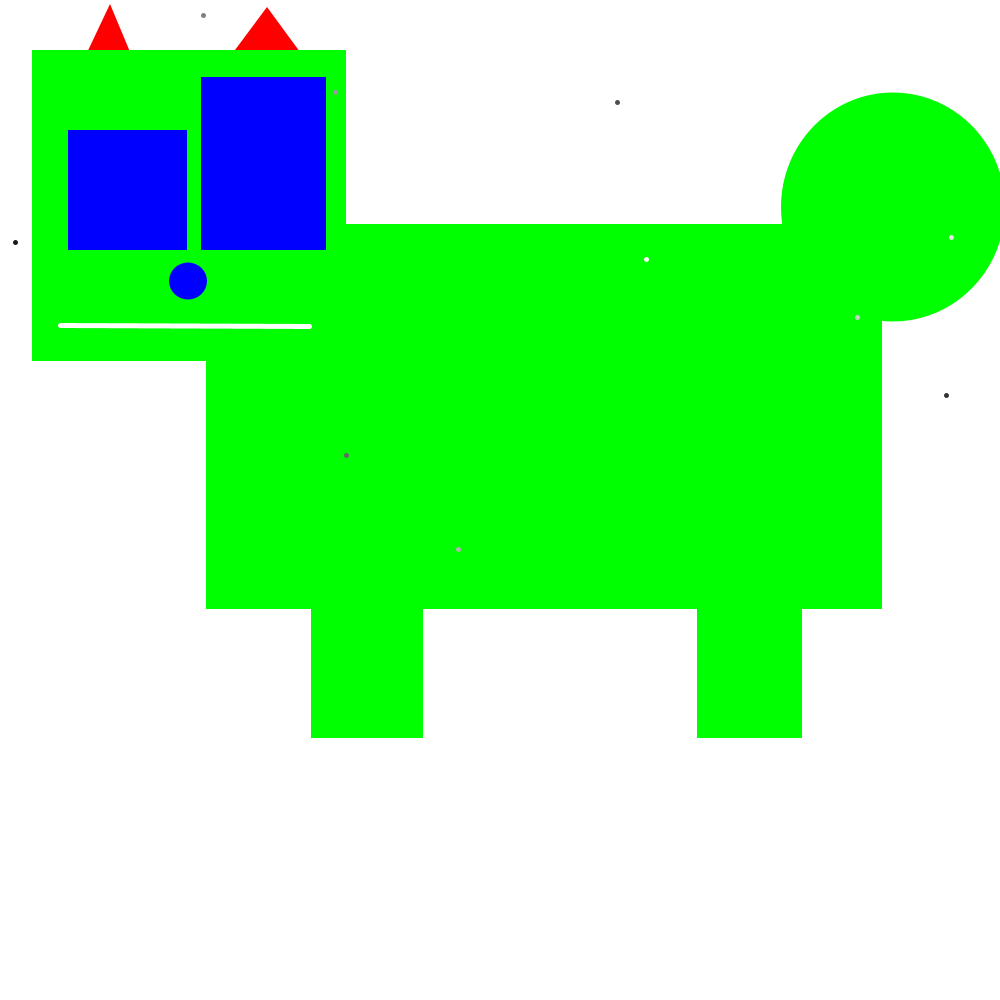
Frame 1 (no input)
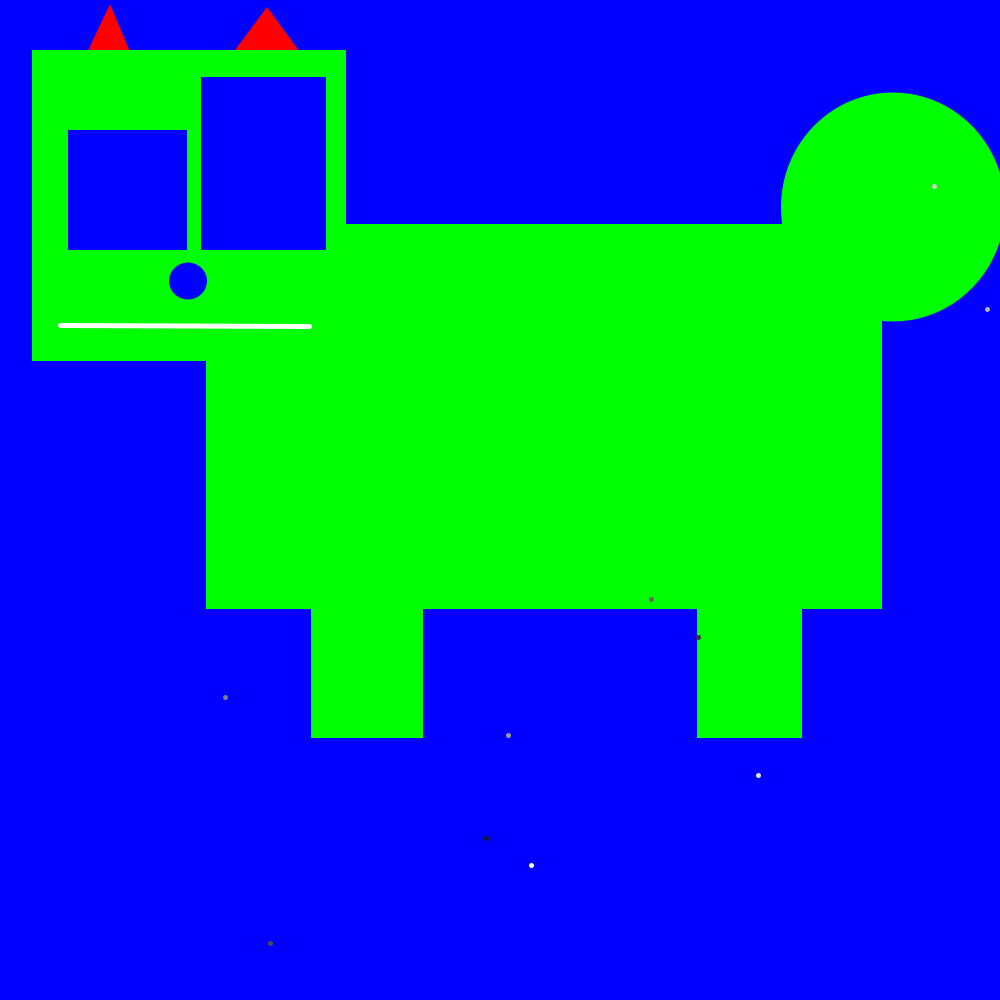
Frame 60 (the mouse pressed at the canvas centre just before this capture)
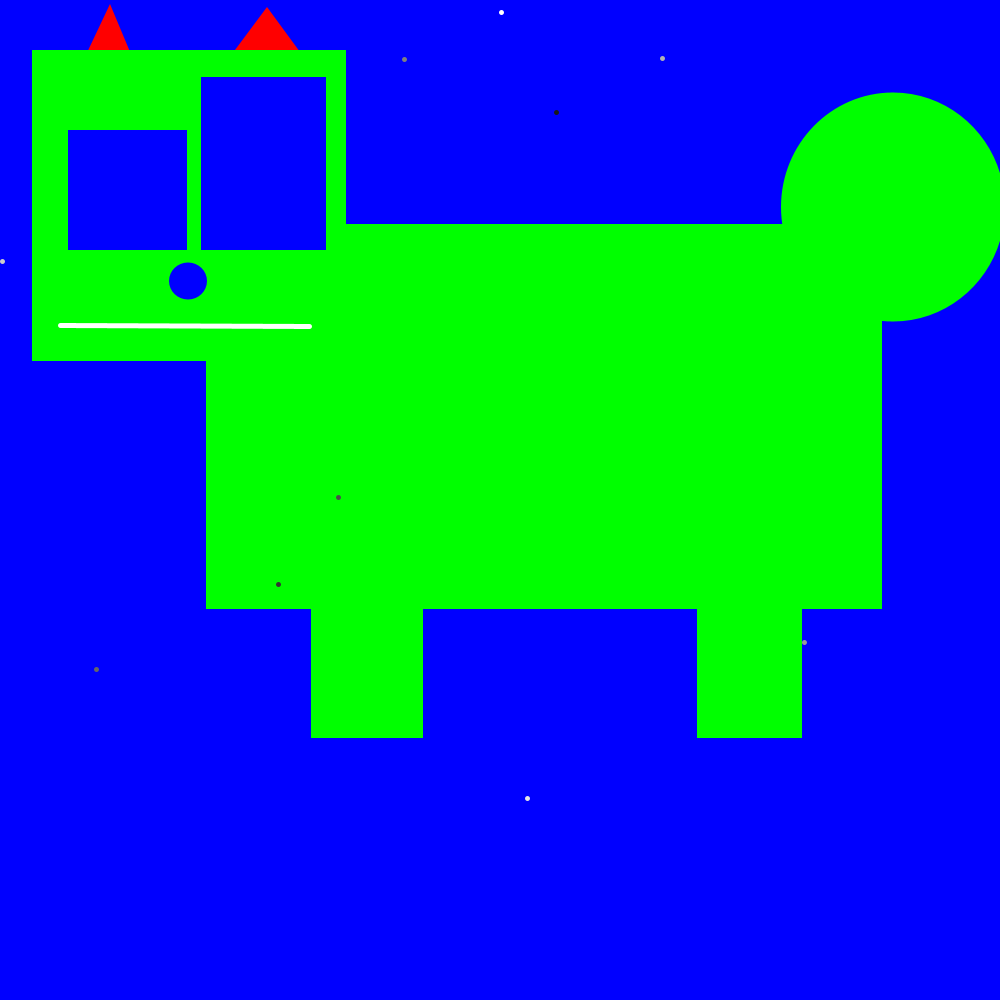
Frame 120 (the mouse held since frame 60 and released just before this capture)

The Processing sketch that drew these frames (run headless with seeded random() and noise(); from frame 60 on, the mouse is pressed at the canvas centre):

// Processing sketch: Helton_P6
// ── Helton_P6.pde
//Tanner Helton
Creature creature1;
void setup() {
  //Set size
  size(1000, 1000);
  //Create creature objects
  creature1 = new Creature(height/2, width/2, color(255, 0, 0), color(0, 255, 0), color(0, 0, 255));
}
void draw() {
  background(255);
  creature1.display();
}
// ── Creature.pde
class Creature {
  int x, y;
  color hc, bc, ec;


  Creature(int xt, int yt, color hct, color bct, color ect) {
    x = xt;
    y = yt;
    hc = hct;
    bc = bct;
    ec = ect;
  }

  void display() {
    rectMode(CORNERS);
    colorMode(RGB, 255);
    int f = 500;

    stroke(0);
    noStroke();
    strokeWeight(1);
    fill(hc);
    //Draw ears
    drawEars(x, y, f);
    fill(bc);
    //Draw body
    drawBody(x, y, f);
    fill(ec);
    //Draw eyes
    drawEyes(x, y, f);
    //Draw nose
    drawNose(x, y, f);
    stroke(255);
    strokeWeight(5);
    //Draw mouth
    drawMouth(x, y, f);

    //I added a loop to make random dots appear accross the screen
    for (float q = 10; q > 0; q -= 1) {
      colorMode(RGB, 10);
      stroke(q);
      point(random(0, width), random(0, height));
    }
  }
  void drawEars(int x, int y, int f) {
    triangle(x-(f-84), y-(f-59), x-(f-110), y-(f-4), x-(f-133), y-(f-59));
    triangle(x-(f-232), y-(f-54), x-(f-300), y-(f-52), x-(f-267), y-(f-7));
  }
  void drawBody(int x, int y, int f) {
    rect(x-468, y-450, x-(f-346), y-(f-361));
    rect(x-(f-206), y-(f-224), x+(882-f), y+(609-f));
    rect(x-(f-311), y-(f-338), x-(f-423), y+(738-f));  
    rect(x+(697-f), y-(f-421), x+(802-f), y+(738-f));
    ellipse(x+(893-f), y-(f-207), 224, 229);
  }
  void drawEyes(int x, int y, int f) {
    rect(x-(f-68), y-(f-130), x-(f-187), y-(f-250));
    rect(x-(f-326), y-(f-77), x-(f-201), y-(f-250));
  }
  void drawNose(int x, int y, int f) {
    ellipse(x-(f-188), y-(f-281), 38, 37);
  }
  void drawMouth(int x, int y, int f) {
    line(x-(f-309), y-(f-326), x-(f-60), y-(f-325));
  }
}
